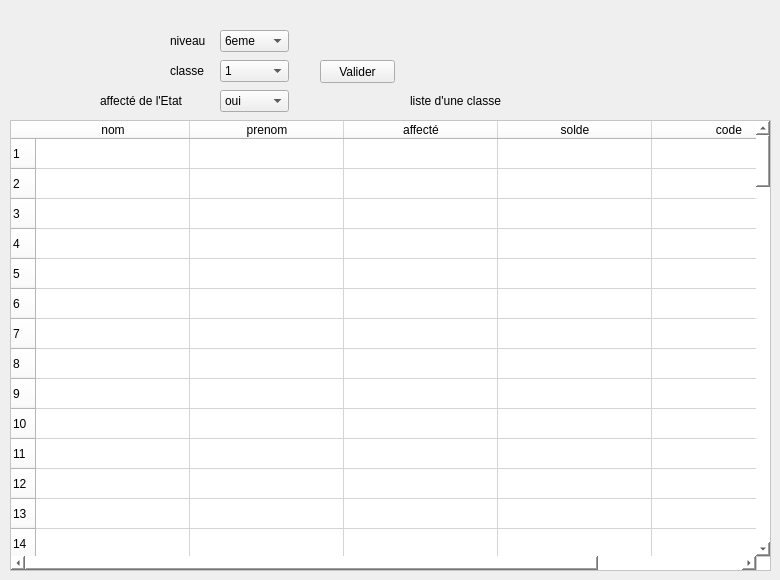
    <widget class="QWidget" name="classe">
     <widget class="QTableWidget" name="tableWidget">
      <property name="geometry">
       <rect>
        <x>10</x>
        <y>120</y>
        <width>761</width>
        <height>451</height>
       </rect>
      </property>
      <property name="styleSheet">
       <string notr="true">background-color: rgb(255, 255, 255);</string>
      </property>
      <property name="rowCount">
       <number>100</number>
      </property>
      <attribute name="horizontalHeaderDefaultSectionSize">
       <number>154</number>
      </attribute>
      <row/>
      <row/>
      <row/>
      <row/>
      <row/>
      <row/>
      <row/>
      <row/>
      <row/>
      <row/>
      <row/>
      <row/>
      <row/>
      <row/>
      <row/>
      <row/>
      <row/>
      <row/>
      <row/>
      <row/>
      <row/>
      <row/>
      <row/>
      <row/>
      <row/>
      <row/>
      <row/>
      <row/>
      <row/>
      <row/>
      <row/>
      <row/>
      <row/>
      <row/>
      <row/>
      <row/>
      <row/>
      <row/>
      <row/>
      <row/>
      <row/>
      <row/>
      <row/>
      <row/>
      <row/>
      <row/>
      <row/>
      <row/>
      <row/>
      <row/>
      <row/>
      <row/>
      <row/>
      <row/>
      <row/>
      <row/>
      <row/>
      <row/>
      <row/>
      <row/>
      <row/>
      <row/>
      <row/>
      <row/>
      <row/>
      <row/>
      <row/>
      <row/>
      <row/>
      <row/>
      <row/>
      <row/>
      <row/>
      <row/>
      <row/>
      <row/>
      <row/>
      <row/>
      <row/>
      <row/>
      <row/>
      <row/>
      <row/>
      <row/>
      <row/>
      <row/>
      <row/>
      <row/>
      <row/>
      <row/>
      <row/>
      <row/>
      <row/>
      <row/>
      <row/>
      <row/>
      <row/>
      <row/>
      <row/>
      <row/>
      <column>
       <property name="text">
        <string>nom</string>
       </property>
      </column>
      <column>
       <property name="text">
        <string>prenom</string>
       </property>
      </column>
      <column>
       <property name="text">
        <string>affecté</string>
       </property>
      </column>
      <column>
       <property name="text">
        <string>solde</string>
       </property>
      </column>
      <column>
       <property name="text">
        <string>code</string>
       </property>
      </column>
     </widget>
     <widget class="QLabel" name="label_43">
      <property name="geometry">
       <rect>
        <x>410</x>
        <y>90</y>
        <width>141</width>
        <height>21</height>
       </rect>
      </property>
      <property name="styleSheet">
       <string notr="true">font: 75 14pt &quot;MS Shell Dlg 2&quot;;</string>
      </property>
      <property name="text">
       <string>liste d'une classe</string>
      </property>
     </widget>
     <widget class="QLabel" name="label_44">
      <property name="geometry">
       <rect>
        <x>170</x>
        <y>30</y>
        <width>51</width>
        <height>21</height>
       </rect>
      </property>
      <property name="styleSheet">
       <string notr="true">background-color:none;
font: 75 12pt &quot;MS Shell Dlg 2&quot;;</string>
      </property>
      <property name="text">
       <string>niveau</string>
      </property>
     </widget>
     <widget class="QComboBox" name="comboBox_3">
      <property name="geometry">
       <rect>
        <x>220</x>
        <y>30</y>
        <width>69</width>
        <height>22</height>
       </rect>
      </property>
      <item>
       <property name="text">
        <string>6eme</string>
       </property>
      </item>
      <item>
       <property name="text">
        <string>5eme</string>
       </property>
      </item>
      <item>
       <property name="text">
        <string>4eme</string>
       </property>
      </item>
      <item>
       <property name="text">
        <string>3eme</string>
       </property>
      </item>
      <item>
       <property name="text">
        <string>2nde a</string>
       </property>
      </item>
      <item>
       <property name="text">
        <string>2nde c</string>
       </property>
      </item>
      <item>
       <property name="text">
        <string>1ere a</string>
       </property>
      </item>
      <item>
       <property name="text">
        <string>1ere c</string>
       </property>
      </item>
      <item>
       <property name="text">
        <string>1ere d</string>
       </property>
      </item>
      <item>
       <property name="text">
        <string>2nde AB</string>
       </property>
      </item>
      <item>
       <property name="text">
        <string>1ere B</string>
       </property>
      </item>
      <item>
       <property name="text">
        <string>tle B</string>
       </property>
      </item>
      <item>
       <property name="text">
        <string>2nde G2</string>
       </property>
      </item>
      <item>
       <property name="text">
        <string>1ere G2</string>
       </property>
      </item>
      <item>
       <property name="text">
        <string>Tle G2</string>
       </property>
      </item>
     </widget>
     <widget class="QLabel" name="label_45">
      <property name="geometry">
       <rect>
        <x>170</x>
        <y>60</y>
        <width>51</width>
        <height>21</height>
       </rect>
      </property>
      <property name="styleSheet">
       <string notr="true">background-color:none;
font: 75 12pt &quot;MS Shell Dlg 2&quot;;</string>
      </property>
      <property name="text">
       <string>classe</string>
      </property>
     </widget>
     <widget class="QComboBox" name="comboBox_4">
      <property name="geometry">
       <rect>
        <x>220</x>
        <y>60</y>
        <width>69</width>
        <height>22</height>
       </rect>
      </property>
      <item>
       <property name="text">
        <string>1</string>
       </property>
      </item>
      <item>
       <property name="text">
        <string>2</string>
       </property>
      </item>
      <item>
       <property name="text">
        <string>3</string>
       </property>
      </item>
      <item>
       <property name="text">
        <string>4</string>
       </property>
      </item>
      <item>
       <property name="text">
        <string>5</string>
       </property>
      </item>
      <item>
       <property name="text">
        <string>6</string>
       </property>
      </item>
      <item>
       <property name="text">
        <string>7</string>
       </property>
      </item>
      <item>
       <property name="text">
        <string>8</string>
       </property>
      </item>
      <item>
       <property name="text">
        <string>9</string>
       </property>
      </item>
      <item>
       <property name="text">
        <string>10</string>
       </property>
      </item>
      <item>
       <property name="text">
        <string>11</string>
       </property>
      </item>
      <item>
       <property name="text">
        <string>12</string>
       </property>
      </item>
      <item>
       <property name="text">
        <string>13</string>
       </property>
      </item>
      <item>
       <property name="text">
        <string>14</string>
       </property>
      </item>
      <item>
       <property name="text">
        <string>15</string>
       </property>
      </item>
      <item>
       <property name="text">
        <string>16</string>
       </property>
      </item>
      <item>
       <property name="text">
        <string>17</string>
       </property>
      </item>
      <item>
       <property name="text">
        <string>18</string>
       </property>
      </item>
      <item>
       <property name="text">
        <string>19</string>
       </property>
      </item>
      <item>
       <property name="text">
        <string>20</string>
       </property>
      </item>
     </widget>
     <widget class="QLabel" name="label_46">
      <property name="geometry">
       <rect>
        <x>100</x>
        <y>90</y>
        <width>111</width>
        <height>21</height>
       </rect>
      </property>
      <property name="styleSheet">
       <string notr="true">background-color:none;
font: 75 12pt &quot;MS Shell Dlg 2&quot;;</string>
      </property>
      <property name="text">
       <string>affecté de l'Etat</string>
      </property>
     </widget>
     <widget class="QComboBox" name="comboBox_5">
      <property name="geometry">
       <rect>
        <x>220</x>
        <y>90</y>
        <width>69</width>
        <height>22</height>
       </rect>
      </property>
      <item>
       <property name="text">
        <string>oui</string>
       </property>
      </item>
      <item>
       <property name="text">
        <string>non</string>
       </property>
      </item>
     </widget>
     <widget class="QPushButton" name="pushButton_8">
      <property name="geometry">
       <rect>
        <x>320</x>
        <y>60</y>
        <width>75</width>
        <height>23</height>
       </rect>
      </property>
      <property name="text">
       <string>Valider</string>
      </property>
     </widget>
    </widget>
